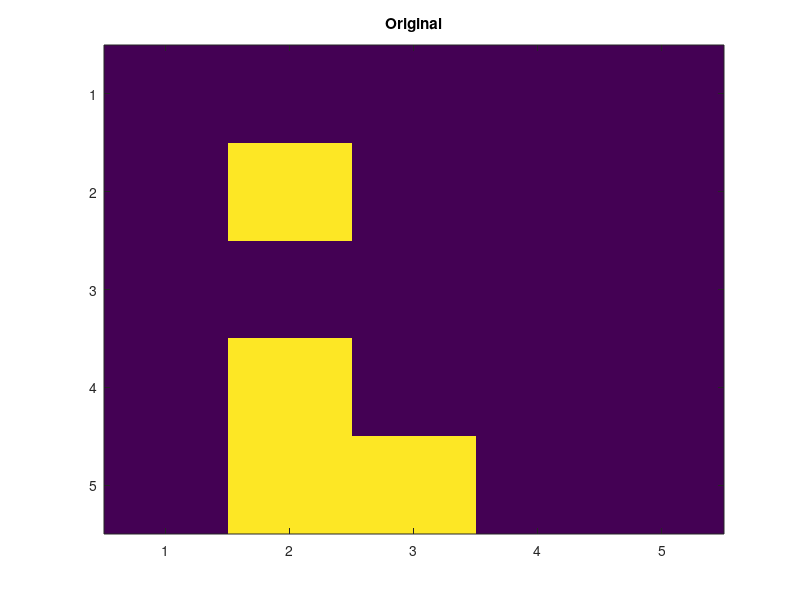

MATLAB code for this plot: (Note: this script raises an error after producing the figure.)
clear all;
close all;
% cvx_solver sedumi

%% data generation, generate n1xn2 lattice, 4-connected
n1 = 5;
n2 = 5;
n = n1*n2;
K = 4;
xx_line = zeros(n,1);
% xx_line([7, 8, 9, 12, 13, 14, 19, 20, 24]) = 1;
xx_line([7, 9, 10, 15]) = 1;  % 4 nodes with value 1
% xx_line(9) = 1.1;
xx = reshape(xx_line, n1, n2);

% observations with no noise
yy = xx;
yy_line = xx_line; %0.01*randn(size(xx_line));

%% compute adjacency matrix, Laplacian matrix
% unweighted adjacency matrix
Adj = zeros(n, n);
for i=1:n1
    for j=1:n2
        if j<n2
            Adj((i-1)*n2+j, (i-1)*n2+j+1) = 1;
            Adj((i-1)*n2+j+1, (i-1)*n2+j) = 1;
        end
        if i<n1
            Adj((i-1)*n2+j, i*n2+j) = 1;
            Adj(i*n2+j, (i-1)*n2+j) = 1;
        end
    end
end
% gplot(Adj, xxg, '-o');
% axis([0, n2+1, 0, n1+1]);
% unnormalized graph Laplacian
d = sum(Adj,2);
D = diag(d);
L = D-Adj;

% plot using gplot, not used for now
% [xg, yg] = meshgrid(1:n1, 1:n2);
% xxg = [xg(:), yg(:)];

% figure, gplot(Adj, xxg, ':x');
% hold on;
% gplot(diag(xx_line)*Adj*diag(xx_line), xxg, 'r-o');
% axis([0, n2+1, 0, n1+1]);

% plot using imagesc to display as matrix
figure, imagesc(xx), title('Original');

%% cvx primal opt
gamma = 0.1;  % connectivity parameter
p = 9;  % anchor

cvx_begin
    variable M(n,n) symmetric  % main variable
    expression L_M(n,n)  % laplacian of M
    expression A_M(n,n)  % A.M
    expression L_A_M(n,n)  % laplacian of A.M
    
    L_M = diag(sum(M,2)) - M;
    A_M = Adj.*M;
    L_A_M = diag(sum(A_M,2)) - A_M;
    
    maximize( trace( diag(yy(:)) .* M ) )
    subject to
        M == semidefinite(n)
        M >= 0
        trace( M ) <= K
%         sum(sum(M)) <= K
        L_A_M - gamma*L_M == semidefinite(n)

        % constaints from NIPS paper
        M <= 1
        M(p,p) == 1
        for i = 1:n
            M(i,i) <= M(p,i)
            M(i,:) <= M(i,i)
        end
cvx_end

S = diag(M);% > 1e-3;

% show result using gplot, not used for now
% figure, gplot(Adj, xxg, ':x');
% hold on;
% gplot(diag(S)*Adj*diag(S), xxg, 'r-o');
% axis([0, n2+1, 0, n1+1]);

% show result using imagesc, no thresholding for now
figure, imagesc(reshape(S, n1, n2)), colorbar, title('Estimated');
